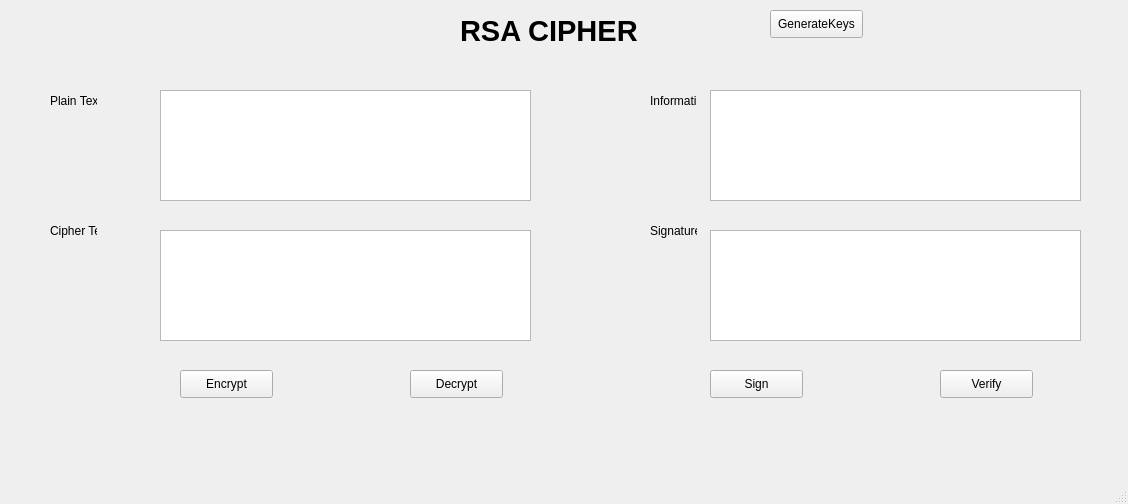
<?xml version="1.0" encoding="UTF-8"?>
<ui version="4.0">
 <class>MainWindow</class>
 <widget class="QMainWindow" name="MainWindow">
  <property name="geometry">
   <rect>
    <x>0</x>
    <y>0</y>
    <width>1128</width>
    <height>504</height>
   </rect>
  </property>
  <property name="windowTitle">
   <string>MainWindow</string>
  </property>
  <widget class="QWidget" name="centralwidget">
   <widget class="QLabel" name="label">
    <property name="geometry">
     <rect>
      <x>460</x>
      <y>0</y>
      <width>241</width>
      <height>61</height>
     </rect>
    </property>
    <property name="font">
     <font>
      <pointsize>22</pointsize>
      <weight>75</weight>
      <bold>true</bold>
     </font>
    </property>
    <property name="text">
     <string>RSA CIPHER</string>
    </property>
   </widget>
   <widget class="QPushButton" name="btn_gen_keys">
    <property name="geometry">
     <rect>
      <x>770</x>
      <y>10</y>
      <width>93</width>
      <height>28</height>
     </rect>
    </property>
    <property name="text">
     <string>GenerateKeys</string>
    </property>
   </widget>
   <widget class="QPlainTextEdit" name="plainTextEdit">
    <property name="geometry">
     <rect>
      <x>160</x>
      <y>90</y>
      <width>371</width>
      <height>111</height>
     </rect>
    </property>
   </widget>
   <widget class="QPlainTextEdit" name="plainTextEdit_2">
    <property name="geometry">
     <rect>
      <x>160</x>
      <y>230</y>
      <width>371</width>
      <height>111</height>
     </rect>
    </property>
   </widget>
   <widget class="QPlainTextEdit" name="plainTextEdit_3">
    <property name="geometry">
     <rect>
      <x>710</x>
      <y>230</y>
      <width>371</width>
      <height>111</height>
     </rect>
    </property>
   </widget>
   <widget class="QPlainTextEdit" name="plainTextEdit_4">
    <property name="geometry">
     <rect>
      <x>710</x>
      <y>90</y>
      <width>371</width>
      <height>111</height>
     </rect>
    </property>
   </widget>
   <widget class="QLabel" name="label_2">
    <property name="geometry">
     <rect>
      <x>50</x>
      <y>90</y>
      <width>47</width>
      <height>21</height>
     </rect>
    </property>
    <property name="text">
     <string>Plain Text</string>
    </property>
   </widget>
   <widget class="QLabel" name="label_3">
    <property name="geometry">
     <rect>
      <x>50</x>
      <y>220</y>
      <width>47</width>
      <height>21</height>
     </rect>
    </property>
    <property name="text">
     <string>Cipher Text</string>
    </property>
   </widget>
   <widget class="QLabel" name="label_4">
    <property name="geometry">
     <rect>
      <x>650</x>
      <y>220</y>
      <width>47</width>
      <height>21</height>
     </rect>
    </property>
    <property name="text">
     <string>Signature</string>
    </property>
   </widget>
   <widget class="QLabel" name="label_5">
    <property name="geometry">
     <rect>
      <x>650</x>
      <y>90</y>
      <width>47</width>
      <height>21</height>
     </rect>
    </property>
    <property name="text">
     <string>Information</string>
    </property>
   </widget>
   <widget class="QPushButton" name="btn_encrypt">
    <property name="geometry">
     <rect>
      <x>180</x>
      <y>370</y>
      <width>93</width>
      <height>28</height>
     </rect>
    </property>
    <property name="text">
     <string>Encrypt</string>
    </property>
   </widget>
   <widget class="QPushButton" name="btn_decrypt">
    <property name="geometry">
     <rect>
      <x>410</x>
      <y>370</y>
      <width>93</width>
      <height>28</height>
     </rect>
    </property>
    <property name="text">
     <string>Decrypt</string>
    </property>
   </widget>
   <widget class="QPushButton" name="btn_sign">
    <property name="geometry">
     <rect>
      <x>940</x>
      <y>370</y>
      <width>93</width>
      <height>28</height>
     </rect>
    </property>
    <property name="text">
     <string>Verify</string>
    </property>
   </widget>
   <widget class="QPushButton" name="btn_verify">
    <property name="geometry">
     <rect>
      <x>710</x>
      <y>370</y>
      <width>93</width>
      <height>28</height>
     </rect>
    </property>
    <property name="text">
     <string>Sign</string>
    </property>
   </widget>
  </widget>
  <widget class="QMenuBar" name="menubar">
   <property name="geometry">
    <rect>
     <x>0</x>
     <y>0</y>
     <width>1128</width>
     <height>26</height>
    </rect>
   </property>
  </widget>
  <widget class="QStatusBar" name="statusbar"/>
 </widget>
 <resources/>
 <connections/>
</ui>
